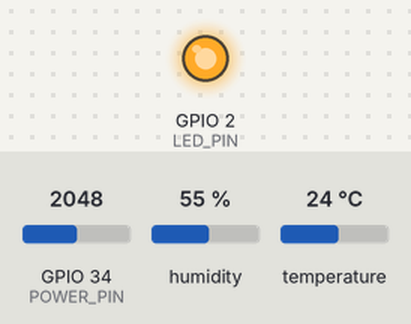
Recording of a sketch running on a simulated ESP32. Shown: output pins drawn as LEDs (lit = HIGH). The test bench sets the inputs (shaded band); at power-on: GPIO 34 (POWER_PIN) = 2048, humidity 55 %, temperature 24 °C. WiFi joins after 1.5 s; servers stay silent unless stated; random numbers use the default seed unless the sketch sets one; no MQTT or app messages arrive unless stated; what the sketch prints to the serial monitor is not drawn.

Above: at 16.2 s.
At 30.06 s:
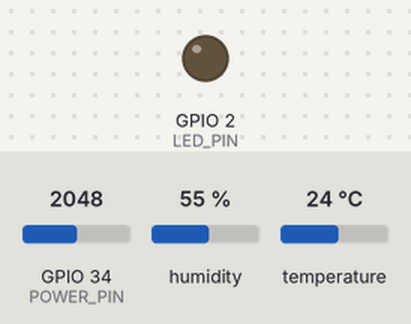
Timing chart, 0 to 41.6 s (numbered marks = the images above):
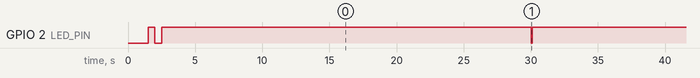

The sketch:

monitor.ino
```cpp
// =============================================================================
// DePIN Edge Cluster — ESP32 Environmental Monitor
// Publishes temperature, heartbeat, and power status via MQTT.
// All traffic is LAN-only (to zpin-pi3-mon).
// =============================================================================

#include <WiFi.h>
#include <PubSubClient.h>
#include <DHT.h>

// ─── Configuration ──────────────────────────────────────────────────────────

// WiFi (your dorm network)
const char* WIFI_SSID     = "YOUR_WIFI_SSID";       // <-- CHANGE
const char* WIFI_PASSWORD = "YOUR_WIFI_PASSWORD";    // <-- CHANGE

// MQTT Broker (zpin-pi3-mon LAN IP or Tailscale IP)
const char* MQTT_SERVER   = "192.168.1.100";         // <-- CHANGE to monitoring node IP
const int   MQTT_PORT     = 1883;
const char* MQTT_CLIENT   = "esp32-monitor-01";
// const char* MQTT_USER  = "";                      // Uncomment if auth needed
// const char* MQTT_PASS  = "";                      // Uncomment if auth needed

// Sensor pin (DHT22 or DHT11)
#define DHT_PIN   4
#define DHT_TYPE  DHT22     // Change to DHT11 if using that sensor

// Power monitoring pin (optional — connect to voltage divider on 5V rail)
#define POWER_PIN 34        // ADC pin

// LED for status
#define LED_PIN   2         // Built-in LED on most ESP32 boards

// Intervals (milliseconds)
const unsigned long HEARTBEAT_INTERVAL  = 30000;   // 30 seconds
const unsigned long SENSOR_INTERVAL     = 60000;   // 60 seconds
const unsigned long RECONNECT_INTERVAL  = 5000;    // 5 seconds

// MQTT Topics
const char* TOPIC_HEARTBEAT   = "depin/esp32/heartbeat";
const char* TOPIC_TEMPERATURE = "depin/esp32/temperature";
const char* TOPIC_HUMIDITY    = "depin/esp32/humidity";
const char* TOPIC_POWER       = "depin/esp32/power";
const char* TOPIC_RSSI        = "depin/esp32/rssi";
const char* TOPIC_UPTIME      = "depin/esp32/uptime";
const char* TOPIC_STATUS      = "depin/esp32/status";

// ─── Globals ────────────────────────────────────────────────────────────────

WiFiClient wifiClient;
PubSubClient mqtt(wifiClient);
DHT dht(DHT_PIN, DHT_TYPE);

unsigned long lastHeartbeat = 0;
unsigned long lastSensor    = 0;
unsigned long lastReconnect = 0;
unsigned long bootTime      = 0;
unsigned long heartbeatCount = 0;

// ─── WiFi Connection ────────────────────────────────────────────────────────

void setupWiFi() {
  Serial.print("Connecting to WiFi: ");
  Serial.println(WIFI_SSID);

  WiFi.mode(WIFI_STA);
  WiFi.begin(WIFI_SSID, WIFI_PASSWORD);

  int attempts = 0;
  while (WiFi.status() != WL_CONNECTED && attempts < 60) {
    delay(500);
    Serial.print(".");
    attempts++;
    digitalWrite(LED_PIN, !digitalRead(LED_PIN));
  }

  if (WiFi.status() == WL_CONNECTED) {
    Serial.println();
    Serial.print("Connected! IP: ");
    Serial.println(WiFi.localIP());
    digitalWrite(LED_PIN, HIGH);
  } else {
    Serial.println();
    Serial.println("WiFi connection FAILED. Restarting...");
    delay(5000);
    ESP.restart();
  }
}

// ─── MQTT Connection ────────────────────────────────────────────────────────

void connectMQTT() {
  if (mqtt.connected()) return;

  unsigned long now = millis();
  if (now - lastReconnect < RECONNECT_INTERVAL) return;
  lastReconnect = now;

  Serial.print("Connecting to MQTT...");

  // Use client ID with random suffix to avoid conflicts
  String clientId = String(MQTT_CLIENT) + "-" + String(random(0xffff), HEX);

  bool connected = mqtt.connect(clientId.c_str());
  // If using auth:
  // bool connected = mqtt.connect(clientId.c_str(), MQTT_USER, MQTT_PASS);

  if (connected) {
    Serial.println("connected!");

    // Publish online status (retained)
    mqtt.publish(TOPIC_STATUS, "online", true);

    // Set last will (offline when disconnected)
    // Note: Last will is set in connect(), not after
  } else {
    Serial.print("failed, rc=");
    Serial.println(mqtt.state());
  }
}

// ─── Sensor Reading ─────────────────────────────────────────────────────────

void readAndPublishSensors() {
  float temperature = dht.readTemperature();
  float humidity    = dht.readHumidity();

  if (!isnan(temperature)) {
    char tempStr[10];
    dtostrf(temperature, 4, 1, tempStr);
    mqtt.publish(TOPIC_TEMPERATURE, tempStr);
    Serial.print("Temp: ");
    Serial.print(tempStr);
    Serial.print("°C  ");
  } else {
    Serial.print("Temp: ERR  ");
  }

  if (!isnan(humidity)) {
    char humStr[10];
    dtostrf(humidity, 4, 1, humStr);
    mqtt.publish(TOPIC_HUMIDITY, humStr);
    Serial.print("Hum: ");
    Serial.print(humStr);
    Serial.println("%");
  } else {
    Serial.println("Hum: ERR");
  }

  // Power monitoring (optional — requires voltage divider circuit)
  int rawADC = analogRead(POWER_PIN);
  float voltage = (rawADC / 4095.0) * 3.3 * 2.0;  // Adjust multiplier for your divider
  char voltStr[10];
  dtostrf(voltage, 4, 2, voltStr);
  mqtt.publish(TOPIC_POWER, voltStr);

  // WiFi signal strength
  int rssi = WiFi.RSSI();
  char rssiStr[10];
  itoa(rssi, rssiStr, 10);
  mqtt.publish(TOPIC_RSSI, rssiStr);
}

// ─── Heartbeat ──────────────────────────────────────────────────────────────

void publishHeartbeat() {
  heartbeatCount++;
  unsigned long uptimeSeconds = (millis() - bootTime) / 1000;

  // Heartbeat with uptime
  char uptimeStr[20];
  snprintf(uptimeStr, sizeof(uptimeStr), "%lu", uptimeSeconds);
  mqtt.publish(TOPIC_UPTIME, uptimeStr);

  // Simple heartbeat counter
  char hbStr[20];
  snprintf(hbStr, sizeof(hbStr), "%lu", heartbeatCount);
  mqtt.publish(TOPIC_HEARTBEAT, hbStr);

  // Blink LED
  digitalWrite(LED_PIN, LOW);
  delay(50);
  digitalWrite(LED_PIN, HIGH);

  Serial.print("Heartbeat #");
  Serial.print(heartbeatCount);
  Serial.print(" | Uptime: ");
  Serial.print(uptimeSeconds);
  Serial.println("s");
}

// ─── Setup ──────────────────────────────────────────────────────────────────

void setup() {
  Serial.begin(115200);
  delay(1000);

  Serial.println();
  Serial.println("================================");
  Serial.println("DePIN ESP32 Environmental Monitor");
  Serial.println("================================");

  pinMode(LED_PIN, OUTPUT);
  digitalWrite(LED_PIN, LOW);

  // Initialize sensor
  dht.begin();

  // Connect WiFi
  setupWiFi();

  // Configure MQTT
  mqtt.setServer(MQTT_SERVER, MQTT_PORT);
  mqtt.setKeepAlive(60);
  mqtt.setBufferSize(256);

  // Set last will testament
  // mqtt.setWill(TOPIC_STATUS, "offline", true, 0);

  bootTime = millis();

  Serial.println("Setup complete. Starting monitoring loop...");
}

// ─── Main Loop ──────────────────────────────────────────────────────────────

void loop() {
  // Maintain WiFi
  if (WiFi.status() != WL_CONNECTED) {
    Serial.println("WiFi lost. Reconnecting...");
    setupWiFi();
  }

  // Maintain MQTT
  if (!mqtt.connected()) {
    connectMQTT();
  }
  mqtt.loop();

  unsigned long now = millis();

  // Heartbeat
  if (now - lastHeartbeat >= HEARTBEAT_INTERVAL) {
    lastHeartbeat = now;
    if (mqtt.connected()) {
      publishHeartbeat();
    }
  }

  // Sensor reading
  if (now - lastSensor >= SENSOR_INTERVAL) {
    lastSensor = now;
    if (mqtt.connected()) {
      readAndPublishSensors();
    }
  }

  delay(100);  // Small delay to prevent watchdog issues
}
```

Measured:
- by itself, GPIO 2 (LED_PIN): repeats every 27.6 s: HIGH 27.5 s, LOW 0.05 s
